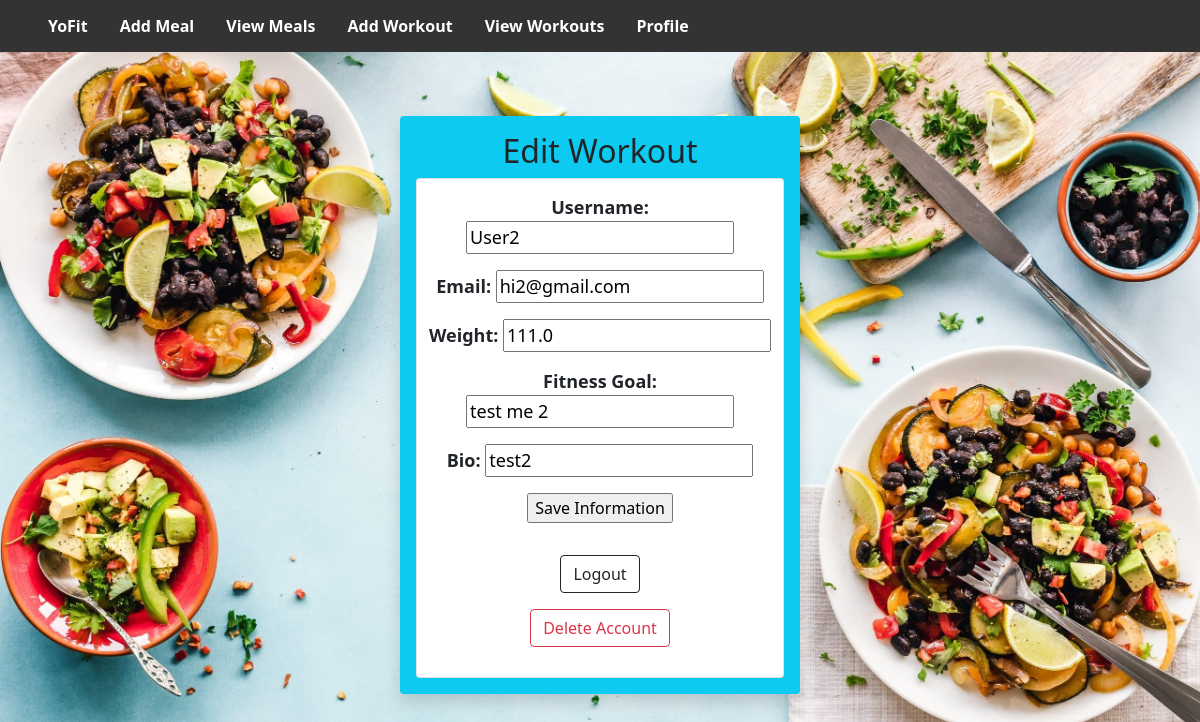
The page /profile (signed in) on the database its author committed.
### app/models.py (models this page shows, shortened)
class User(UserMixin, db.Model):
 id = db.Column(db.Integer, primary_key = True)
 username = db.Column(db.String(16))
 email = db.Column(db.String(64))
 password_hash = db.Column(db.String(128))
 weight = db.Column(db.Float)
 fitness_goal = db.Column(db.String(1024))
 user_bio = db.Column(db.String(1024))
 meals = db.relationship('Meal')
 workouts = db.relationship('Workout')

### app/routes.py (the view, shortened to what this page needs)
@appObj.route('/profile', methods = ['GET', 'POST'])
@login_required
def profile():
 user = current_user
 edit_profile = EditUser()
 edit_profile.username.data = user.username
 edit_profile.email.data = user.email
 edit_profile.weight.data = user.weight
 edit_profile.fitness_goal.data = user.fitness_goal
 edit_profile.user_bio.data = user.user_bio
 return render_template('user_profile.html', edit_profile = edit_profile)

### app/edit_user.py
class EditUser(FlaskForm):
    username = StringField('Username', validators = [DataRequired(),Length(min=3, max=32)])
    email = StringField ('Email', validators = [DataRequired()])
    weight = FloatField('Weight', validators = [DataRequired()])
    user_bio = StringField('Bio', validators = [DataRequired(), Length(min = 3, max = 1024)])
    fitness_goal = StringField('Fitness Goal', validators = [DataRequired(), Length(min = 3, max = 1024)])
    submit = SubmitField('Save Information')

### app/models.py (called while the page is built)
@login.user_loader
def load_user(id):
 return User.query.get(int(id))

### app/templates/user_profile.html (shortened to what this page needs)
<html lang="en">
  <head>
    <link rel="stylesheet" href="{{ url_for('static', filename='css/main.css') }}">
    <link href="https://cdn.jsdelivr.net/npm/bootstrap@5.0.2/dist/css/bootstrap.min.css" rel="stylesheet" crossorigin=>
  </head>
  <header>
    <ul>
        <li><a class="active" href="/home">YoFit</a></li>
        <li><a class="active" href="/createMeal">Add Meal</a></li>
        <li><a class="active" href="/viewMeals">View Meals</a></li>
        <li><a class="active" href="/createWorkout">Add Workout</a></li>
        <li><a class="active" href="/viewWorkouts">View Workouts</a></li>
        <li><a class="active" href="/profile">Profile</a></li>
      </ul>
  </header>
  <body>
    <br>
    <br>
     <div class="shadow p-3 mb-5 bg-info bg-opacity-50 rounded mx-auto" style="width: 400px;">
      <h2 style = "text-align: center;">Edit Workout</h2>
      <div class="card text-center" style ="width: 100%; padding: 5px">
          <form method = "POST" novalidate>
              <p style="font-size: 18px;">
                <strong style="font-size: 18px;">{{edit_profile.username.label}}: </strong>{{edit_profile.username}}
              </p>
              <p style="font-size: 18px;">
                <strong style="font-size: 18px;">{{edit_profile.email.label}}: </strong>{{edit_profile.email}}
              </p>
              <p style="font-size: 18px;">
                <strong style="font-size: 18px;">{{edit_profile.weight.label}}: </strong>{{edit_profile.weight}}
              </p>
              <p style="font-size: 18px;">
                <strong style="font-size: 18px;">{{edit_profile.fitness_goal.label}}: </strong>{{edit_profile.fitness_goal}}
              </p>
              <p style="font-size: 18px;">
                <strong style="font-size: 18px;">{{edit_profile.user_bio.label}}: </strong>{{edit_profile.user_bio}}
              </p>
              <p>
                {{edit_profile.submit()}}
              </p>
          </form>
            <p> <a class="btn btn-outline-dark" href="/logout" role="button">Logout </a>
     <p> <a class="btn btn-outline-danger" href="/deleteUser" role="button">Delete Account </a> </p>
      </div>
  </div>

### app/static/css/main.css (style rules this page uses)
body { background-image:url("/static/css/images/login-background.jpeg"); background-size: 100%; }
.card { width: 100px; height: 500px; }
ul { list-style-type: none; margin: 0; padding: 0; overflow: hidden; background-color: #333; }
li { float: left; font-weight: 800; }
li a { display: block; color: white; text-align: center; padding: 14px 16px; text-decoration: none; }

### rows shown on the page
User: username "User2", email "hi2@gmail.com", weight "111.0", fitness_goal "test me 2", user_bio "test2"

### other values the page prints
{{ edit_profile.username.label }} "Username"
{{ edit_profile.email.label }} "Email"
{{ edit_profile.weight.label }} "Weight"
{{ edit_profile.fitness_goal.label }} "Fitness Goal"
{{ edit_profile.user_bio.label }} "Bio"
